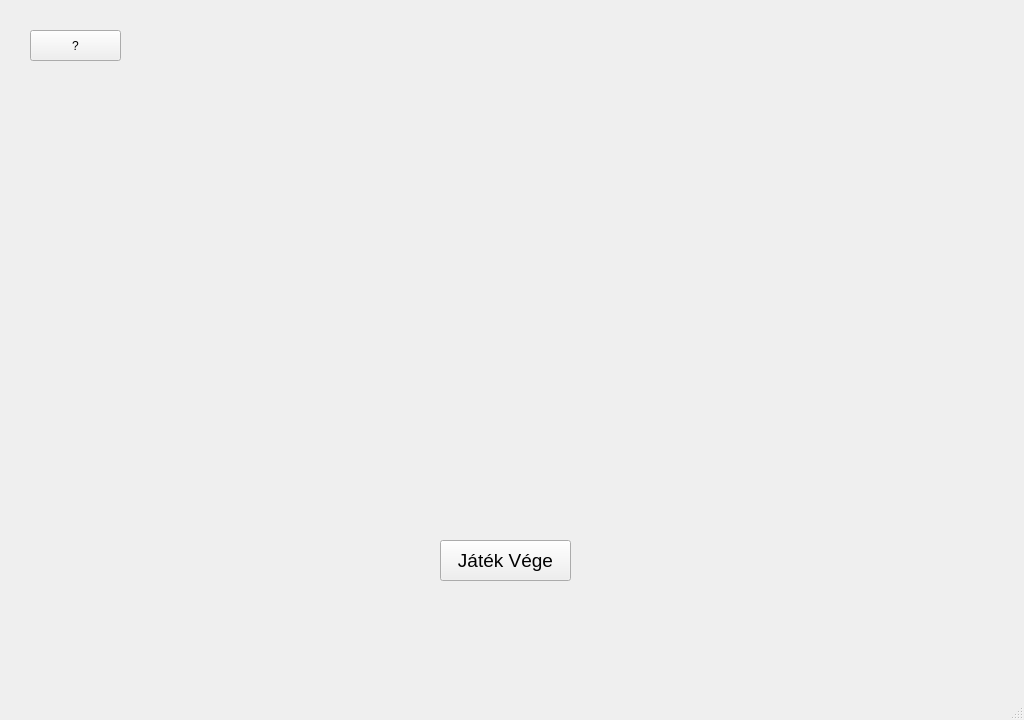
<?xml version="1.0" encoding="UTF-8"?>
<ui version="4.0">
 <class>homewin</class>
 <widget class="QMainWindow" name="homewin">
  <property name="geometry">
   <rect>
    <x>0</x>
    <y>0</y>
    <width>1024</width>
    <height>720</height>
   </rect>
  </property>
  <property name="windowTitle">
   <string>Játékos matematikai gyakorlóprogram</string>
  </property>
  <widget class="QWidget" name="centralwidget">
   <widget class="QLabel" name="label_5">
    <property name="geometry">
     <rect>
      <x>0</x>
      <y>0</y>
      <width>1024</width>
      <height>720</height>
     </rect>
    </property>
    <property name="text">
     <string/>
    </property>
    <property name="pixmap">
     <pixmap>../szakdoga hátterek/kincses kamra.jpg</pixmap>
    </property>
    <property name="scaledContents">
     <bool>true</bool>
    </property>
   </widget>
   <widget class="QPushButton" name="button">
    <property name="geometry">
     <rect>
      <x>30</x>
      <y>30</y>
      <width>91</width>
      <height>31</height>
     </rect>
    </property>
    <property name="text">
     <string>?</string>
    </property>
   </widget>
   <widget class="QPushButton" name="B1">
    <property name="geometry">
     <rect>
      <x>440</x>
      <y>540</y>
      <width>131</width>
      <height>41</height>
     </rect>
    </property>
    <property name="font">
     <font>
      <pointsize>14</pointsize>
     </font>
    </property>
    <property name="text">
     <string>Játék Vége</string>
    </property>
   </widget>
  </widget>
  <widget class="QMenuBar" name="menubar">
   <property name="geometry">
    <rect>
     <x>0</x>
     <y>0</y>
     <width>1024</width>
     <height>21</height>
    </rect>
   </property>
  </widget>
  <widget class="QStatusBar" name="statusbar"/>
 </widget>
 <resources/>
 <connections/>
</ui>
